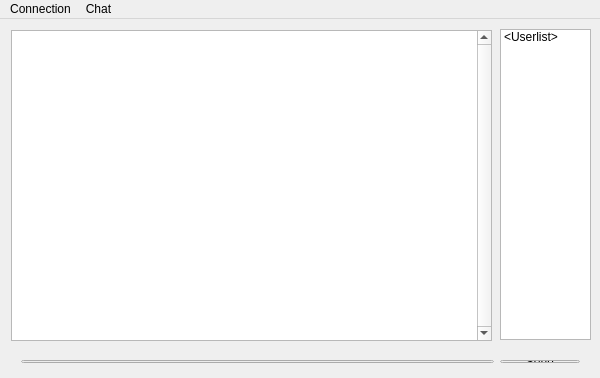
<?xml version="1.0" encoding="UTF-8"?>
<ui version="4.0">
 <class>ClientClass</class>
 <widget class="QMainWindow" name="ClientClass">
  <property name="geometry">
   <rect>
    <x>0</x>
    <y>0</y>
    <width>600</width>
    <height>378</height>
   </rect>
  </property>
  <property name="windowTitle">
   <string>Client</string>
  </property>
  <widget class="QWidget" name="centralWidget">
   <widget class="QWidget" name="layoutWidget">
    <property name="geometry">
     <rect>
      <x>10</x>
      <y>330</y>
      <width>581</width>
      <height>25</height>
     </rect>
    </property>
    <layout class="QHBoxLayout" name="horizontalLayout">
     <item>
      <widget class="QLineEdit" name="messageEdit">
       <property name="clearButtonEnabled">
        <bool>false</bool>
       </property>
      </widget>
     </item>
     <item>
      <widget class="QPushButton" name="sendButton">
       <property name="text">
        <string>Send</string>
       </property>
       <property name="autoDefault">
        <bool>false</bool>
       </property>
       <property name="default">
        <bool>false</bool>
       </property>
      </widget>
     </item>
    </layout>
   </widget>
   <widget class="QListWidget" name="messageList">
    <property name="geometry">
     <rect>
      <x>11</x>
      <y>11</y>
      <width>481</width>
      <height>311</height>
     </rect>
    </property>
    <property name="verticalScrollBarPolicy">
     <enum>Qt::ScrollBarAlwaysOn</enum>
    </property>
    <property name="horizontalScrollBarPolicy">
     <enum>Qt::ScrollBarAlwaysOff</enum>
    </property>
    <property name="autoScroll">
     <bool>true</bool>
    </property>
    <property name="alternatingRowColors">
     <bool>true</bool>
    </property>
    <property name="selectionMode">
     <enum>QAbstractItemView::NoSelection</enum>
    </property>
    <property name="flow">
     <enum>QListView::TopToBottom</enum>
    </property>
    <property name="isWrapping" stdset="0">
     <bool>false</bool>
    </property>
    <property name="wordWrap">
     <bool>true</bool>
    </property>
    <property name="currentRow">
     <number>-1</number>
    </property>
   </widget>
   <widget class="QListWidget" name="userList">
    <property name="geometry">
     <rect>
      <x>500</x>
      <y>10</y>
      <width>91</width>
      <height>311</height>
     </rect>
    </property>
    <property name="selectionBehavior">
     <enum>QAbstractItemView::SelectItems</enum>
    </property>
    <property name="sortingEnabled">
     <bool>true</bool>
    </property>
    <item>
     <property name="text">
      <string>&lt;Userlist&gt;</string>
     </property>
    </item>
   </widget>
  </widget>
  <widget class="QMenuBar" name="menuBar">
   <property name="geometry">
    <rect>
     <x>0</x>
     <y>0</y>
     <width>600</width>
     <height>21</height>
    </rect>
   </property>
   <widget class="QMenu" name="menuConnect">
    <property name="title">
     <string>Connection</string>
    </property>
    <addaction name="actionConnect"/>
    <addaction name="actionReconnect"/>
    <addaction name="actionDisconnect"/>
    <addaction name="actionQuit"/>
   </widget>
   <widget class="QMenu" name="menuChat">
    <property name="title">
     <string>Chat</string>
    </property>
    <addaction name="actionClear_Chat"/>
   </widget>
   <addaction name="menuConnect"/>
   <addaction name="menuChat"/>
  </widget>
  <action name="actionConnect">
   <property name="text">
    <string>Connect</string>
   </property>
  </action>
  <action name="actionDisconnect">
   <property name="text">
    <string>Disconnect</string>
   </property>
  </action>
  <action name="actionClear_Chat">
   <property name="text">
    <string>Clear Chat</string>
   </property>
  </action>
  <action name="actionReconnect">
   <property name="text">
    <string>Reconnect</string>
   </property>
  </action>
  <action name="actionQuit">
   <property name="text">
    <string>Quit</string>
   </property>
  </action>
 </widget>
 <layoutdefault spacing="6" margin="11"/>
 <tabstops>
  <tabstop>messageEdit</tabstop>
  <tabstop>sendButton</tabstop>
  <tabstop>messageList</tabstop>
  <tabstop>userList</tabstop>
 </tabstops>
 <resources>
  <include location="client.qrc"/>
 </resources>
 <connections>
  <connection>
   <sender>messageEdit</sender>
   <signal>returnPressed()</signal>
   <receiver>sendButton</receiver>
   <slot>click()</slot>
   <hints>
    <hint type="sourcelabel">
     <x>290</x>
     <y>372</y>
    </hint>
    <hint type="destinationlabel">
     <x>589</x>
     <y>374</y>
    </hint>
   </hints>
  </connection>
  <connection>
   <sender>actionClear_Chat</sender>
   <signal>triggered()</signal>
   <receiver>messageList</receiver>
   <slot>clear()</slot>
   <hints>
    <hint type="sourcelabel">
     <x>-1</x>
     <y>-1</y>
    </hint>
    <hint type="destinationlabel">
     <x>153</x>
     <y>178</y>
    </hint>
   </hints>
  </connection>
  <connection>
   <sender>actionQuit</sender>
   <signal>triggered()</signal>
   <receiver>ClientClass</receiver>
   <slot>close()</slot>
   <hints>
    <hint type="sourcelabel">
     <x>-1</x>
     <y>-1</y>
    </hint>
    <hint type="destinationlabel">
     <x>299</x>
     <y>188</y>
    </hint>
   </hints>
  </connection>
 </connections>
</ui>
